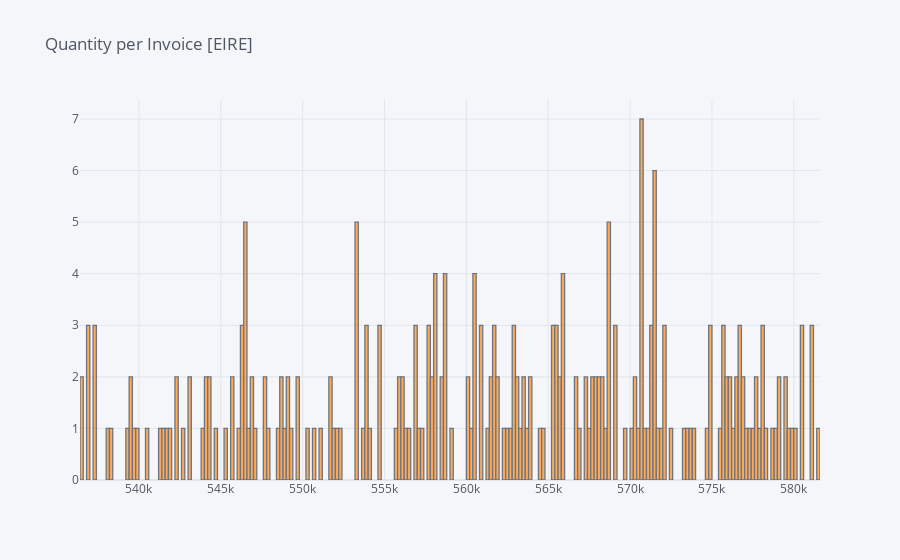
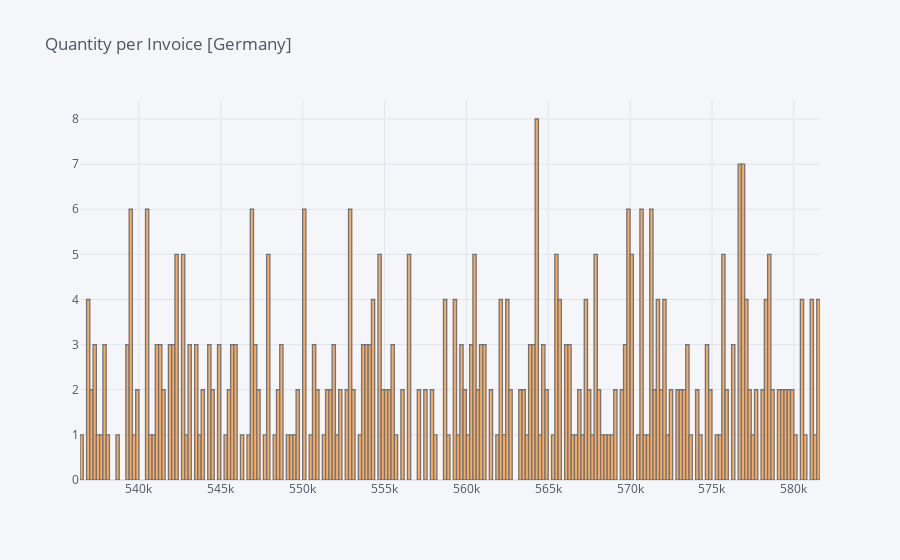
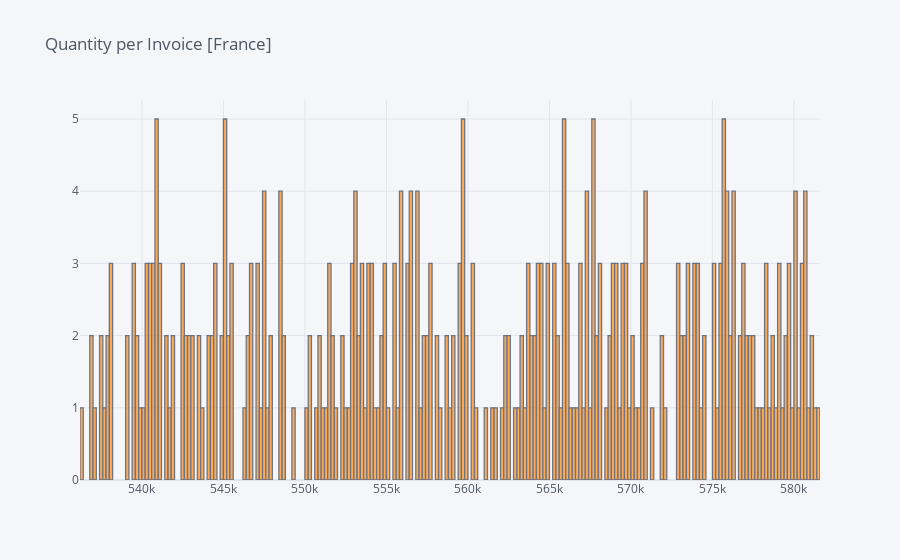
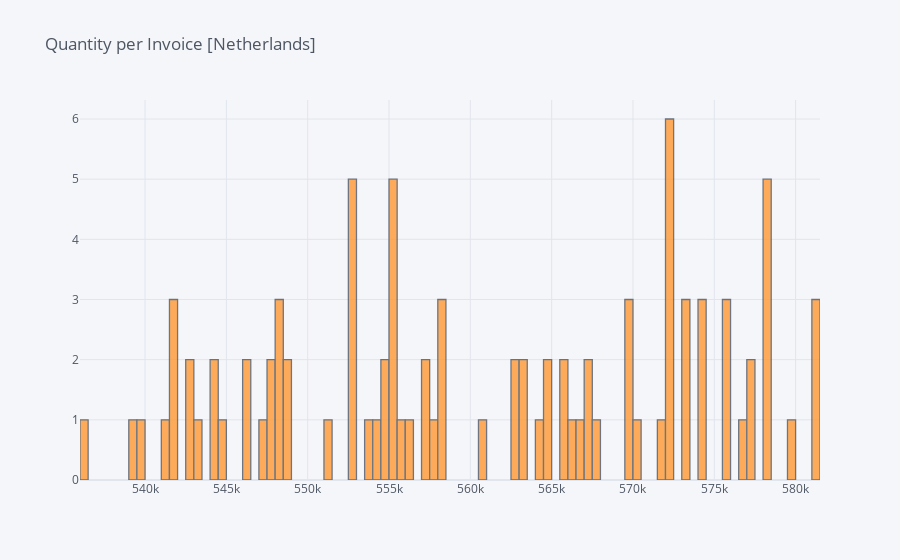

Source (notebook cell) for these figures, in order:
### Markdown cell above
## 4. Create a set of interactive histograms showing the distributions of quantity per invoice for the following countries: EIRE, Germany, France, and Netherlands.

### Code cell
data_irl = a[a['Country'] == 'EIRE']
data_ger = a[a['Country'] == 'Germany']
data_fra = a[a['Country'] == 'France']
data_net = a[a['Country'] == 'Netherlands']

data_irl.groupby('InvoiceNo', as_index=False).sum().InvoiceNo.iplot(kind='hist', x='InvoiceNo',y='Quantity', 
                title='Quantity per Invoice [EIRE]', bins= len(data_irl['InvoiceNo'].unique()))


data_ger.groupby('InvoiceNo', as_index=False).sum().InvoiceNo.iplot(kind='hist', x='InvoiceNo',y='Quantity', 
                title='Quantity per Invoice [Germany]', bins= len(data_ger['InvoiceNo'].unique()))


data_fra.groupby('InvoiceNo', as_index=False).sum().InvoiceNo.iplot(kind='hist', x='InvoiceNo',y='Quantity', 
                title='Quantity per Invoice [France]', bins= len(data_fra['InvoiceNo'].unique()))

data_net.groupby('InvoiceNo', as_index=False).sum().InvoiceNo.iplot(kind='hist', x='InvoiceNo',y='Quantity', 
                title='Quantity per Invoice [Netherlands]', bins= len(data_net['InvoiceNo'].unique()))

### Figure 1 — Plotly figure (JSON) as saved in the notebook; plotly's stock layout.template omitted (floating-point values rounded to 4 significant figures; data arrays with more than 128 entries replaced by an {"elided": "..."} marker saying what was removed)
{"data": [{"histfunc": "count", "histnorm": "", "marker": {"color": "rgba(255, 153, 51, 1.0)", "line": {"color": "#4D5663", "width": 1.3}}, "name": "InvoiceNo", "nbinsx": 256, "opacity": 0.8, "orientation": "v", "type": "histogram", "x": {"elided": "256 int values"}}], "layout": {"barmode": "overlay", "legend": {"bgcolor": "#F5F6F9", "font": {"color": "#4D5663"}}, "paper_bgcolor": "#F5F6F9", "plot_bgcolor": "#F5F6F9", "title": {"font": {"color": "#4D5663"}, "text": "Quantity per Invoice [EIRE]"}, "xaxis": {"gridcolor": "#E1E5ED", "showgrid": true, "tickfont": {"color": "#4D5663"}, "title": {"font": {"color": "#4D5663"}, "text": ""}, "zerolinecolor": "#E1E5ED"}, "yaxis": {"gridcolor": "#E1E5ED", "showgrid": true, "tickfont": {"color": "#4D5663"}, "title": {"font": {"color": "#4D5663"}, "text": ""}, "zerolinecolor": "#E1E5ED"}}}

### Figure 2 — Plotly figure (JSON) as saved in the notebook; plotly's stock layout.template omitted (floating-point values rounded to 4 significant figures; data arrays with more than 128 entries replaced by an {"elided": "..."} marker saying what was removed)
{"data": [{"histfunc": "count", "histnorm": "", "marker": {"color": "rgba(255, 153, 51, 1.0)", "line": {"color": "#4D5663", "width": 1.3}}, "name": "InvoiceNo", "nbinsx": 443, "opacity": 0.8, "orientation": "v", "type": "histogram", "x": {"elided": "443 int values"}}], "layout": {"barmode": "overlay", "legend": {"bgcolor": "#F5F6F9", "font": {"color": "#4D5663"}}, "paper_bgcolor": "#F5F6F9", "plot_bgcolor": "#F5F6F9", "title": {"font": {"color": "#4D5663"}, "text": "Quantity per Invoice [Germany]"}, "xaxis": {"gridcolor": "#E1E5ED", "showgrid": true, "tickfont": {"color": "#4D5663"}, "title": {"font": {"color": "#4D5663"}, "text": ""}, "zerolinecolor": "#E1E5ED"}, "yaxis": {"gridcolor": "#E1E5ED", "showgrid": true, "tickfont": {"color": "#4D5663"}, "title": {"font": {"color": "#4D5663"}, "text": ""}, "zerolinecolor": "#E1E5ED"}}}

### Figure 3 — Plotly figure (JSON) as saved in the notebook; plotly's stock layout.template omitted (floating-point values rounded to 4 significant figures; data arrays with more than 128 entries replaced by an {"elided": "..."} marker saying what was removed)
{"data": [{"histfunc": "count", "histnorm": "", "marker": {"color": "rgba(255, 153, 51, 1.0)", "line": {"color": "#4D5663", "width": 1.3}}, "name": "InvoiceNo", "nbinsx": 379, "opacity": 0.8, "orientation": "v", "type": "histogram", "x": {"elided": "379 int values"}}], "layout": {"barmode": "overlay", "legend": {"bgcolor": "#F5F6F9", "font": {"color": "#4D5663"}}, "paper_bgcolor": "#F5F6F9", "plot_bgcolor": "#F5F6F9", "title": {"font": {"color": "#4D5663"}, "text": "Quantity per Invoice [France]"}, "xaxis": {"gridcolor": "#E1E5ED", "showgrid": true, "tickfont": {"color": "#4D5663"}, "title": {"font": {"color": "#4D5663"}, "text": ""}, "zerolinecolor": "#E1E5ED"}, "yaxis": {"gridcolor": "#E1E5ED", "showgrid": true, "tickfont": {"color": "#4D5663"}, "title": {"font": {"color": "#4D5663"}, "text": ""}, "zerolinecolor": "#E1E5ED"}}}

### Figure 4 — Plotly figure (JSON) as saved in the notebook; plotly's stock layout.template omitted (floating-point values rounded to 4 significant figures)
{"data": [{"histfunc": "count", "histnorm": "", "marker": {"color": "rgba(255, 153, 51, 1.0)", "line": {"color": "#4D5663", "width": 1.3}}, "name": "InvoiceNo", "nbinsx": 93, "opacity": 0.8, "orientation": "v", "type": "histogram", "x": [536403, 539491, 539731, 541206, 541570, 541608, 541711, 542720, 542894, 543387, 544479, 544480, 544672, 546027, 546433, 547365, 547796, 547825, 548010, 548011, 548211, 548969, 548970, 551345, 552845, 552846, 552882, 552883, 552885, 553682, 554038, 554642, 554827, 555003, 555106, 555160, 555164, 555407, 555589, 556235, 557263, 557328, 557525, 558262, 558263, 558311, 560710, 562789, 562790, 563076, 563165, 564169, 564650, 564652, 565967, 565975, 566173, 566557, 567280, 567290, 567795, 569665, 569719, 569720, 570191, 571697, 572035, 572051, 572052, 572123, 572233, 572236, 573002, 573003, 573004, 574056, 574058, 574059, 575508, 575510, 575709, 576664, 577326, 577474, 578034, 578082, 578140, 578141, 578143, 579528, 581175, 581176, 581338]}], "layout": {"barmode": "overlay", "legend": {"bgcolor": "#F5F6F9", "font": {"color": "#4D5663"}}, "paper_bgcolor": "#F5F6F9", "plot_bgcolor": "#F5F6F9", "title": {"font": {"color": "#4D5663"}, "text": "Quantity per Invoice [Netherlands]"}, "xaxis": {"gridcolor": "#E1E5ED", "showgrid": true, "tickfont": {"color": "#4D5663"}, "title": {"font": {"color": "#4D5663"}, "text": ""}, "zerolinecolor": "#E1E5ED"}, "yaxis": {"gridcolor": "#E1E5ED", "showgrid": true, "tickfont": {"color": "#4D5663"}, "title": {"font": {"color": "#4D5663"}, "text": ""}, "zerolinecolor": "#E1E5ED"}}}
